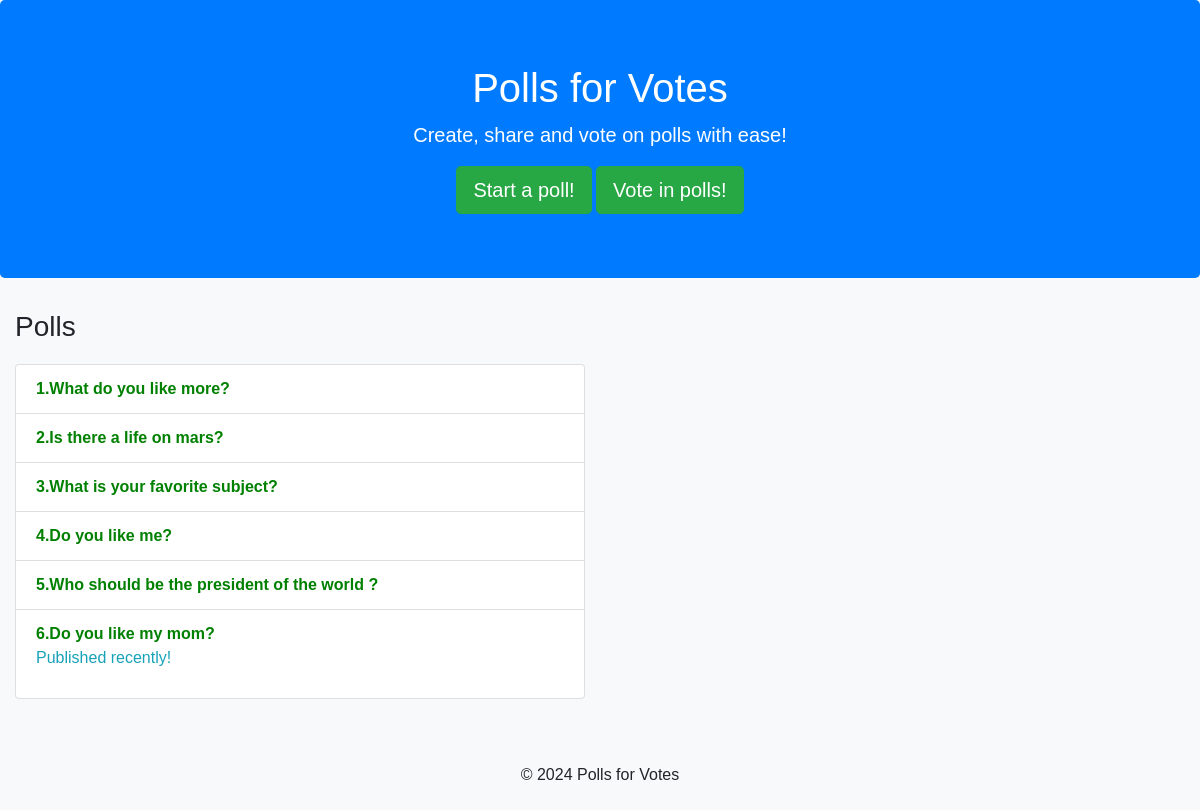
Page /polls_list on the committed database.
### polls/models.py (models this page shows, shortened)
class Question(models.Model):
    question_text = models.CharField(max_length=200)
    pub_date = models.DateTimeField("date published")
    def was_published_recently(self):
        return self.pub_date >= timezone.now() - datetime.timedelta(days=1)

### polls/views.py (the view)
# urls.py: path("polls_list", views.PollsList.as_view(), name="polls_list"),
class PollsList(generic.ListView):
    model = Question
    template_name = "polls/polls_list.html"
    def get_queryset(self):
        return Question.objects.order_by("id")

### polls/templates/polls/polls_list.html (shortened to what this page needs)
{% extends "polls/base_template.html" %}
{% block content %}
<div class="col-md-6">
    {% if object_list %}
    <h3>Polls</h3>
    <ul class="list-group">
        {% for question in object_list %}
        <li class="list-group-item d-line"><a href="{% url 'polls:detail' question.id %}"><b>{{forloop.counter}}.{{ question.question_text }}</b></a>
        {% if question.was_published_recently %}
            <p class="text-info ">Published recently!</p></li>
        {% endif %}
        {% endfor %}
    </ul>
    {% else %}
    <p class="text-muted">There are no polls to show! Add your own for it to be shown here.</p>
    {% endif %}
</div>
{% endblock %}

### polls/templates/polls/base_template.html (shortened to what this page needs)
<!DOCTYPE html>
<html lang="en">
<head>
    <link rel="stylesheet" href="https://maxcdn.bootstrapcdn.com/bootstrap/4.5.2/css/bootstrap.min.css">
    {% load static %}
    <link rel="stylesheet" href="{% static 'polls/css/style.css' %}">
</head>
<body>
    <div class="jumbotron text-center">
        <h1>Polls for Votes</h1>
        <p class="lead">Create, share and vote on polls with ease!</p>
        <a href="{% url 'polls:index' %}" class="btn btn-lg btn-primary">Start a poll!</a>
        <a href="{% url 'polls:polls_list' %}" class="btn btn-lg btn-primary">Vote in polls!</a>
    </div>
    {% block content %}
    {% endblock %}
    <footer class="text-center mt-5 py-3">
      <p>&copy; 2024 Polls for Votes</p>
    </footer>
</body>
</html>

### polls/static/polls/css/style.css (style rules this page uses)
li a { color: green; }
body { //background: white url("images/background.jpg") no-repeat; }
body { font-family: Arial, sans-serif; background-color: #f8f9fa; }
.jumbotron { background-color: #007bff; color: #fff; }
.btn-primary { background-color: #28a745; border-color: #28a745; }
.list-group { margin-top: 20px; margin-bottom: 20px; }

### rows in the picture
Question: question_text "What do you like more?"
Question: question_text "Is there a life on mars?"
Question: question_text "What is your favorite subject?"
Question: question_text "Do you like me?"
Question: question_text "Who should be the president of the world ?"
Question: question_text "Do you like my mom?", shows "Published recently!"
